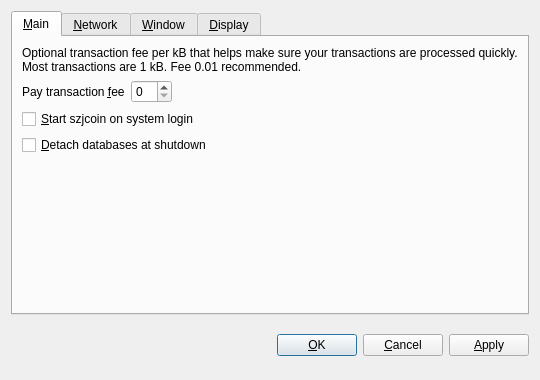
<?xml version="1.0" encoding="UTF-8"?>
<ui version="4.0">
 <class>OptionsDialog</class>
 <widget class="QDialog" name="OptionsDialog">
  <property name="geometry">
   <rect>
    <x>0</x>
    <y>0</y>
    <width>540</width>
    <height>380</height>
   </rect>
  </property>
  <property name="windowTitle">
   <string>Options</string>
  </property>
  <property name="modal">
   <bool>true</bool>
  </property>
  <layout class="QVBoxLayout" name="verticalLayout">
   <item>
    <widget class="QTabWidget" name="tabWidget">
     <property name="tabPosition">
      <enum>QTabWidget::North</enum>
     </property>
     <property name="currentIndex">
      <number>0</number>
     </property>
     <widget class="QWidget" name="tabMain">
      <attribute name="title">
       <string>&amp;Main</string>
      </attribute>
      <layout class="QVBoxLayout" name="verticalLayout_Main">
       <item>
        <widget class="QLabel" name="transactionFeeInfoLabel">
         <property name="text">
          <string>Optional transaction fee per kB that helps make sure your transactions are processed quickly. Most transactions are 1 kB. Fee 0.01 recommended.</string>
         </property>
         <property name="textFormat">
          <enum>Qt::PlainText</enum>
         </property>
         <property name="wordWrap">
          <bool>true</bool>
         </property>
        </widget>
       </item>
       <item>
        <layout class="QHBoxLayout" name="horizontalLayout_Main">
         <item>
          <widget class="QLabel" name="transactionFeeLabel">
           <property name="text">
            <string>Pay transaction &amp;fee</string>
           </property>
           <property name="textFormat">
            <enum>Qt::PlainText</enum>
           </property>
           <property name="buddy">
            <cstring>transactionFee</cstring>
           </property>
          </widget>
         </item>
         <item>
          <widget class="BitcoinAmountField" name="transactionFee"/>
         </item>
         <item>
          <spacer name="horizontalSpacer_Main">
           <property name="orientation">
            <enum>Qt::Horizontal</enum>
           </property>
           <property name="sizeHint" stdset="0">
            <size>
             <width>40</width>
             <height>20</height>
            </size>
           </property>
          </spacer>
         </item>
        </layout>
       </item>
       <item>
        <widget class="QCheckBox" name="bitcoinAtStartup">
         <property name="toolTip">
          <string>Automatically start szjcoin after logging in to the system.</string>
         </property>
         <property name="text">
          <string>&amp;Start szjcoin on system login</string>
         </property>
        </widget>
       </item>
       <item>
        <widget class="QCheckBox" name="detachDatabases">
         <property name="toolTip">
          <string>Detach block and address databases at shutdown. This means they can be moved to another data directory, but it slows down shutdown. The wallet is always detached.</string>
         </property>
         <property name="text">
          <string>&amp;Detach databases at shutdown</string>
         </property>
        </widget>
       </item>
       <item>
        <spacer name="verticalSpacer_Main">
         <property name="orientation">
          <enum>Qt::Vertical</enum>
         </property>
         <property name="sizeHint" stdset="0">
          <size>
           <width>20</width>
           <height>40</height>
          </size>
         </property>
        </spacer>
       </item>
      </layout>
     </widget>
     <widget class="QWidget" name="tabNetwork">
      <attribute name="title">
       <string>&amp;Network</string>
      </attribute>
      <layout class="QVBoxLayout" name="verticalLayout_Network">
       <item>
        <widget class="QCheckBox" name="mapPortUpnp">
         <property name="toolTip">
          <string>Automatically open the szjcoin client port on the router. This only works when your router supports UPnP and it is enabled.</string>
         </property>
         <property name="text">
          <string>Map port using &amp;UPnP</string>
         </property>
        </widget>
       </item>
       <item>
        <widget class="QCheckBox" name="connectSocks">
         <property name="toolTip">
          <string>Connect to the szjcoin network through a SOCKS proxy (e.g. when connecting through Tor).</string>
         </property>
         <property name="text">
          <string>&amp;Connect through SOCKS proxy:</string>
         </property>
        </widget>
       </item>
       <item>
        <layout class="QHBoxLayout" name="horizontalLayout_Network">
         <item>
          <widget class="QLabel" name="proxyIpLabel">
           <property name="text">
            <string>Proxy &amp;IP:</string>
           </property>
           <property name="textFormat">
            <enum>Qt::PlainText</enum>
           </property>
           <property name="buddy">
            <cstring>proxyIp</cstring>
           </property>
          </widget>
         </item>
         <item>
          <widget class="QValidatedLineEdit" name="proxyIp">
           <property name="maximumSize">
            <size>
             <width>140</width>
             <height>16777215</height>
            </size>
           </property>
           <property name="toolTip">
            <string>IP address of the proxy (e.g. 127.0.0.1)</string>
           </property>
          </widget>
         </item>
         <item>
          <widget class="QLabel" name="proxyPortLabel">
           <property name="text">
            <string>&amp;Port:</string>
           </property>
           <property name="textFormat">
            <enum>Qt::PlainText</enum>
           </property>
           <property name="buddy">
            <cstring>proxyPort</cstring>
           </property>
          </widget>
         </item>
         <item>
          <widget class="QLineEdit" name="proxyPort">
           <property name="maximumSize">
            <size>
             <width>55</width>
             <height>16777215</height>
            </size>
           </property>
           <property name="toolTip">
            <string>Port of the proxy (e.g. 9050)</string>
           </property>
          </widget>
         </item>
         <item>
          <widget class="QLabel" name="socksVersionLabel">
           <property name="text">
            <string>SOCKS &amp;Version:</string>
           </property>
           <property name="textFormat">
            <enum>Qt::PlainText</enum>
           </property>
           <property name="buddy">
            <cstring>socksVersion</cstring>
           </property>
          </widget>
         </item>
         <item>
          <widget class="QValueComboBox" name="socksVersion">
           <property name="toolTip">
            <string>SOCKS version of the proxy (e.g. 5)</string>
           </property>
          </widget>
         </item>
         <item>
          <spacer name="horizontalSpacer_Network">
           <property name="orientation">
            <enum>Qt::Horizontal</enum>
           </property>
           <property name="sizeHint" stdset="0">
            <size>
             <width>40</width>
             <height>20</height>
            </size>
           </property>
          </spacer>
         </item>
        </layout>
       </item>
       <item>
        <spacer name="verticalSpacer_Network">
         <property name="orientation">
          <enum>Qt::Vertical</enum>
         </property>
         <property name="sizeHint" stdset="0">
          <size>
           <width>20</width>
           <height>40</height>
          </size>
         </property>
        </spacer>
       </item>
      </layout>
     </widget>
     <widget class="QWidget" name="tabWindow">
      <attribute name="title">
       <string>&amp;Window</string>
      </attribute>
      <layout class="QVBoxLayout" name="verticalLayout_Window">
       <item>
        <widget class="QCheckBox" name="minimizeToTray">
         <property name="toolTip">
          <string>Show only a tray icon after minimizing the window.</string>
         </property>
         <property name="text">
          <string>&amp;Minimize to the tray instead of the taskbar</string>
         </property>
        </widget>
       </item>
       <item>
        <widget class="QCheckBox" name="minimizeOnClose">
         <property name="toolTip">
          <string>Minimize instead of exit the application when the window is closed. When this option is enabled, the application will be closed only after selecting Quit in the menu.</string>
         </property>
         <property name="text">
          <string>M&amp;inimize on close</string>
         </property>
        </widget>
       </item>
       <item>
        <spacer name="verticalSpacer_Window">
         <property name="orientation">
          <enum>Qt::Vertical</enum>
         </property>
         <property name="sizeHint" stdset="0">
          <size>
           <width>20</width>
           <height>40</height>
          </size>
         </property>
        </spacer>
       </item>
      </layout>
     </widget>
     <widget class="QWidget" name="tabDisplay">
      <attribute name="title">
       <string>&amp;Display</string>
      </attribute>
      <layout class="QVBoxLayout" name="verticalLayout_Display">
       <item>
        <layout class="QHBoxLayout" name="horizontalLayout_1_Display">
         <item>
          <widget class="QLabel" name="langLabel">
           <property name="text">
            <string>User Interface &amp;language:</string>
           </property>
           <property name="textFormat">
            <enum>Qt::PlainText</enum>
           </property>
           <property name="buddy">
            <cstring>lang</cstring>
           </property>
          </widget>
         </item>
         <item>
          <widget class="QValueComboBox" name="lang">
           <property name="toolTip">
            <string>The user interface language can be set here. This setting will take effect after restarting szjcoin.</string>
           </property>
          </widget>
         </item>
        </layout>
       </item>
       <item>
        <layout class="QHBoxLayout" name="horizontalLayout_2_Display">
         <item>
          <widget class="QLabel" name="unitLabel">
           <property name="text">
            <string>&amp;Unit to show amounts in:</string>
           </property>
           <property name="textFormat">
            <enum>Qt::PlainText</enum>
           </property>
           <property name="buddy">
            <cstring>unit</cstring>
           </property>
          </widget>
         </item>
         <item>
          <widget class="QValueComboBox" name="unit">
           <property name="toolTip">
            <string>Choose the default subdivision unit to show in the interface and when sending coins.</string>
           </property>
          </widget>
         </item>
        </layout>
       </item>
       <item>
        <widget class="QCheckBox" name="displayAddresses">
         <property name="toolTip">
          <string>Whether to show szjcoin addresses in the transaction list.</string>
         </property>
         <property name="text">
          <string>&amp;Display addresses in transaction list</string>
         </property>
        </widget>
       </item>
       <item>
        <widget class="QCheckBox" name="coinControlFeatures">
         <property name="toolTip">
          <string>Whether to show coin control features or not.</string>
         </property>
         <property name="text">
          <string>Display coin &amp;control features (experts only!)</string>
         </property>
        </widget>
       </item>
       <item>
        <spacer name="verticalSpacer_Display">
         <property name="orientation">
          <enum>Qt::Vertical</enum>
         </property>
         <property name="sizeHint" stdset="0">
          <size>
           <width>20</width>
           <height>40</height>
          </size>
         </property>
        </spacer>
       </item>
      </layout>
     </widget>
    </widget>
   </item>
   <item>
    <layout class="QHBoxLayout" name="horizontalLayout_Buttons">
     <item>
      <spacer name="horizontalSpacer_1">
       <property name="orientation">
        <enum>Qt::Horizontal</enum>
       </property>
       <property name="sizeHint" stdset="0">
        <size>
         <width>40</width>
         <height>48</height>
        </size>
       </property>
      </spacer>
     </item>
     <item>
      <widget class="QLabel" name="statusLabel">
       <property name="font">
        <font>
         <weight>75</weight>
         <bold>true</bold>
        </font>
       </property>
       <property name="text">
        <string/>
       </property>
       <property name="textFormat">
        <enum>Qt::PlainText</enum>
       </property>
       <property name="wordWrap">
        <bool>true</bool>
       </property>
      </widget>
     </item>
     <item>
      <spacer name="horizontalSpacer_2">
       <property name="orientation">
        <enum>Qt::Horizontal</enum>
       </property>
       <property name="sizeHint" stdset="0">
        <size>
         <width>40</width>
         <height>48</height>
        </size>
       </property>
      </spacer>
     </item>
     <item>
      <widget class="QPushButton" name="okButton">
       <property name="text">
        <string>&amp;OK</string>
       </property>
      </widget>
     </item>
     <item>
      <widget class="QPushButton" name="cancelButton">
       <property name="text">
        <string>&amp;Cancel</string>
       </property>
       <property name="autoDefault">
        <bool>false</bool>
       </property>
      </widget>
     </item>
     <item>
      <widget class="QPushButton" name="applyButton">
       <property name="text">
        <string>&amp;Apply</string>
       </property>
       <property name="autoDefault">
        <bool>false</bool>
       </property>
      </widget>
     </item>
    </layout>
   </item>
  </layout>
 </widget>
 <customwidgets>
  <customwidget>
   <class>BitcoinAmountField</class>
   <extends>QSpinBox</extends>
   <header>bitcoinamountfield.h</header>
  </customwidget>
  <customwidget>
   <class>QValueComboBox</class>
   <extends>QComboBox</extends>
   <header>qvaluecombobox.h</header>
  </customwidget>
  <customwidget>
   <class>QValidatedLineEdit</class>
   <extends>QLineEdit</extends>
   <header>qvalidatedlineedit.h</header>
  </customwidget>
 </customwidgets>
 <resources/>
 <connections/>
</ui>
